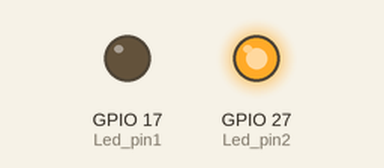
Bench run of a program on a simulated Raspberry Pi (BCM pin numbers). Shown: output pins drawn as LEDs (lit = HIGH). At 2.0 s the program stops and its outputs stay as they are.

Above: at 0.1 s.
At 1.1 s:
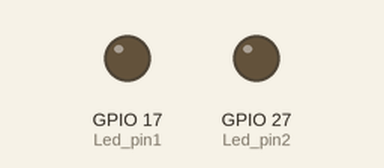
Timing chart, 0 to 2.6 s (numbered marks = the images above):
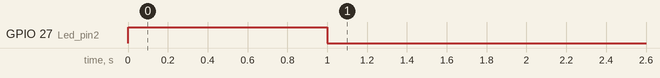

Measured:
- by itself, GPIO 27 (Led_pin2): LOW → HIGH at 0.00 s, → LOW 1.0 s later

The program:

led.py
```python
import RPi.GPIO as GPIO
import time

Led_pin1 = 17
Led_pin2 = 27


GPIO.setmode(GPIO.BCM)
GPIO.setup(Led_pin1, GPIO.OUT)  #LED to GPIO17
GPIO.setup(Led_pin2, GPIO.OUT)

GPIO.output(Led_pin2, GPIO.HIGH)
time.sleep(1)
GPIO.output(Led_pin2,GPIO.LOW)
time.sleep(1)
```
